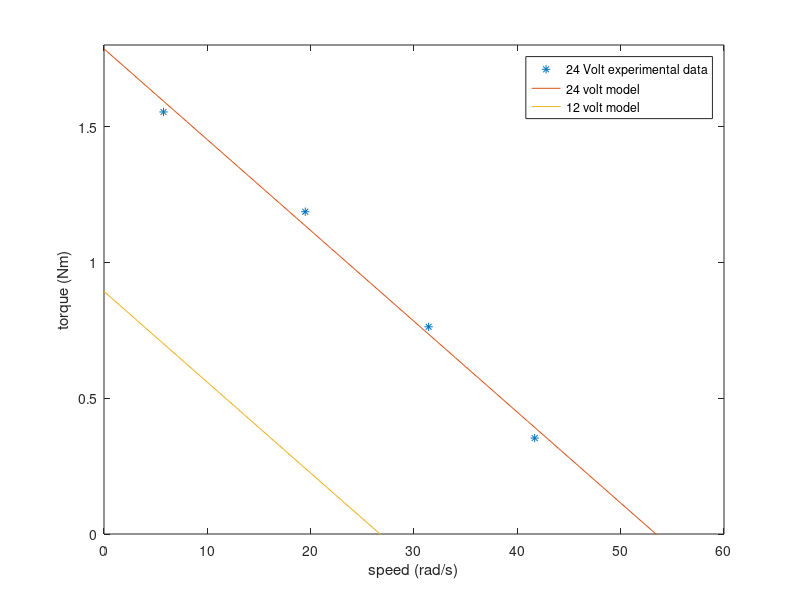
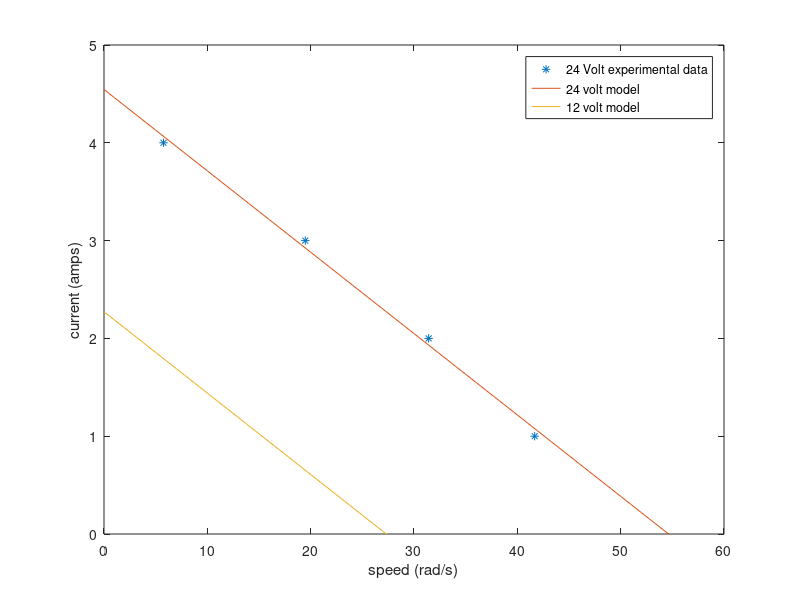

The MATLAB script that drew these images, in order:
% Data from TSD tests of motor at 24 volt input
speed24 = [398;300;186;55]*2*pi/60; % rad/s
torque24 = [50;108;168;220]*0.0070615518333333; % Nm
current24 = [1;2;3;4]; % amps

% plot torque speed curve, fit 1st order model, plot 12V curve from model
figure(1); clf
plot(speed24,torque24,'*')
p1 = polyfit(speed24,torque24,1); % fit first order model to data
hold on
plot(0:1:55,p1(1)*(0:1:55)+p1(2))
xlabel('speed (rad/s)')
ylabel('torque (Nm)')

% model parameters
alp = p1(1);
bet = p1(2)/24;

hold on
plot(0:1:33,alp*(0:1:33)+bet*12); % extrapolate to 12 V input
axis([0 60 0 1.8])
legend('24 Volt experimental data','24 volt model','12 volt model')

% plot current speed curve, fit first order model, plot 12v curve from
% model
figure(2); clf
plot(speed24,current24,'*')
p2 = polyfit(speed24,current24,1)
hold on
plot(0:1:55,p2(1)*(0:1:55)+p2(2))
xlabel('speed (rad/s)')
ylabel('current (amps)')

% model fit parameters
alp2 = p2(1);
bet2 = p2(2)/24;

hold on
plot(0:1:33,alp2*(0:1:33)+bet2*12); % extrapolate 12 V model
axis([0 60 0 5])
legend('24 Volt experimental data','24 volt model','12 volt model')

maxTorque12 = bet*12
maxCurrent12 = bet2*12
